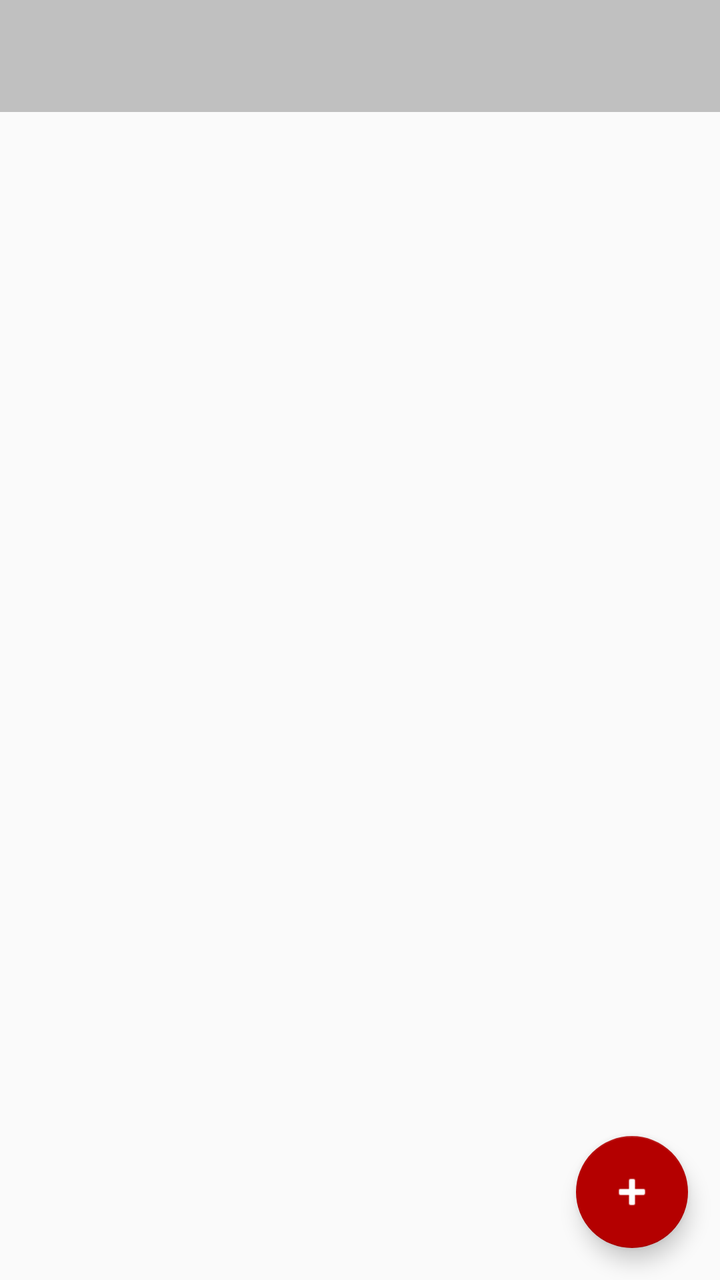
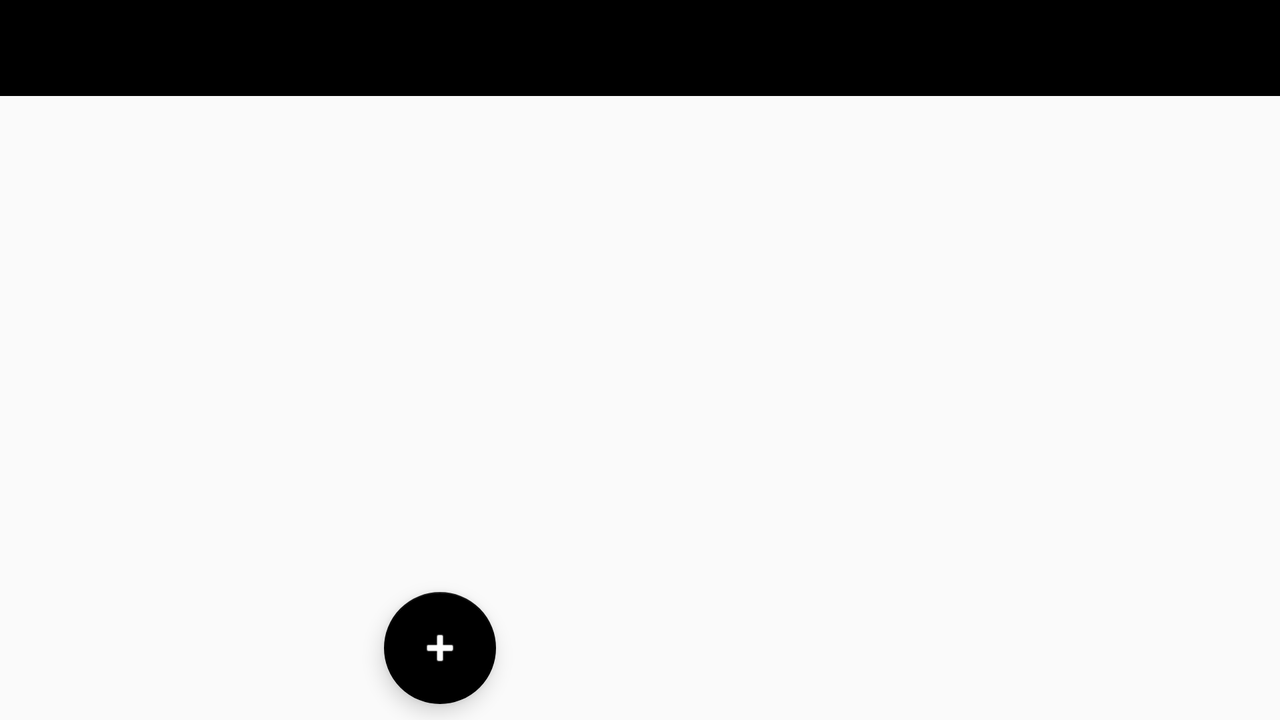

Compare how this app lays out the same screen by default and in its alternative resource folder. The renders come first, then the two layout files and the values they reference.
<!-- AndroidManifest.xml: activity theme AppTheme.NoActionBar -->
<!-- res/layout/activity_main.xml -->
<?xml version="1.0" encoding="utf-8"?>
<androidx.constraintlayout.widget.ConstraintLayout
        xmlns:android="http://schemas.android.com/apk/res/android"
        xmlns:app="http://schemas.android.com/apk/res-auto"
        xmlns:tools="http://schemas.android.com/tools"
        android:layout_width="match_parent"
        android:layout_height="match_parent"
        tools:context=".UI.activities.MainActivity">

    <androidx.appcompat.widget.Toolbar
            android:id="@+id/toolbarmain"
            android:background="#C0C0C0"
            android:layout_width="match_parent"
            android:layout_height="?attr/actionBarSize" app:layout_constraintTop_toTopOf="parent"
            app:layout_constraintEnd_toEndOf="parent"
            app:layout_constraintStart_toStartOf="parent"
            app:titleTextColor="#fff"


    />

    <com.google.android.material.floatingactionbutton.FloatingActionButton
            android:id="@+id/main_add_button"
            android:layout_width="wrap_content"
            android:layout_height="wrap_content"
            android:layout_marginEnd="16dp"
            android:layout_marginRight="16dp"
            android:layout_marginBottom="16dp"
            android:clickable="true"
            android:tint="@android:color/background_light"
            app:backgroundTint="#B40000"
            app:layout_constraintBottom_toBottomOf="parent"
            app:layout_constraintEnd_toEndOf="parent"
            app:srcCompat="@android:drawable/ic_input_add" />

    <FrameLayout
            android:id="@+id/portrait_main_place_holder"
            android:layout_width="match_parent"
            android:layout_height="0dp"
            app:layout_constraintTop_toBottomOf="@+id/toolbarmain"
            app:layout_constraintBottom_toBottomOf="parent" app:layout_constraintStart_toStartOf="parent"
            app:layout_constraintEnd_toEndOf="parent"
    >

    </FrameLayout>
</androidx.constraintlayout.widget.ConstraintLayout>
<!-- resources referenced by this layout -->
<resources>
  <style name="AppTheme.NoActionBar">
          <item name="windowActionBar">false</item>
          <item name="windowNoTitle">true</item>
      </style>
</resources>
<!-- res/layout-land/activity_main.xml (the author's variant of the layout above) -->
<!-- drawn on the phone turned sideways -->
<?xml version="1.0" encoding="utf-8"?>
    <androidx.constraintlayout.widget.ConstraintLayout xmlns:app="http://schemas.android.com/apk/res-auto"
                                                       android:id="@+id/main_place_holder"
                                                       xmlns:android="http://schemas.android.com/apk/res/android"
                                                       xmlns:tools="http://schemas.android.com/tools"
                                                       android:layout_width="match_parent"
                                                       android:layout_height="match_parent"
                                                       tools:context=".UI.activities.MainActivity">

        <androidx.appcompat.widget.Toolbar
                android:id="@+id/toolbarmain"
                android:background="@color/colorPrimaryDark"
                android:layout_width="match_parent"
                android:layout_height="?attr/actionBarSize" app:layout_constraintTop_toTopOf="parent"
                app:layout_constraintEnd_toEndOf="parent"
                app:layout_constraintStart_toStartOf="parent"
        />

        <com.google.android.material.floatingactionbutton.FloatingActionButton
                android:id="@+id/main_add_button"
                android:layout_width="wrap_content"
                android:layout_height="wrap_content"
                android:layout_marginEnd="8dp"
                android:layout_marginRight="8dp"
                android:layout_marginBottom="8dp"
                android:clickable="true"
                android:tint="@android:color/background_light"
                app:backgroundTint="@color/colorPrimaryDark"
                app:layout_constraintBottom_toBottomOf="parent"
                app:layout_constraintEnd_toStartOf="@+id/guideline"
                app:srcCompat="@android:drawable/ic_input_add" />

        <FrameLayout
                android:id="@+id/land_main_place_holder"
                android:layout_width="0dp"
                android:layout_height="0dp"
                app:layout_constraintBottom_toBottomOf="parent"
                app:layout_constraintEnd_toStartOf="@+id/guideline"
                app:layout_constraintStart_toStartOf="parent"
                app:layout_constraintVertical_bias="1.0" app:layout_constraintTop_toBottomOf="@+id/toolbarmain"
                app:layout_constraintHorizontal_bias="0.0">

        </FrameLayout>

        <FrameLayout
                android:id="@+id/land_main_bookviewer_ph"
                android:layout_width="0dp"
                android:layout_height="0dp"
                app:layout_constraintBottom_toBottomOf="parent"
                app:layout_constraintEnd_toEndOf="parent"
                app:layout_constraintStart_toStartOf="@+id/guideline"
                app:layout_constraintTop_toBottomOf="@+id/toolbarmain"/>

        <androidx.constraintlayout.widget.Guideline
                android:id="@+id/guideline"
                android:layout_width="wrap_content"
                android:layout_height="wrap_content"
                android:orientation="vertical"
                app:layout_constraintGuide_percent="0.4" />
    </androidx.constraintlayout.widget.ConstraintLayout>
<!-- resources referenced by the variant -->
<!-- as the phone turned sideways resolves them -->
<resources>
  <color name="colorPrimaryDark">#000</color>
  <style name="AppTheme.NoActionBar">
          <item name="windowActionBar">false</item>
          <item name="windowNoTitle">true</item>
      </style>
</resources>
